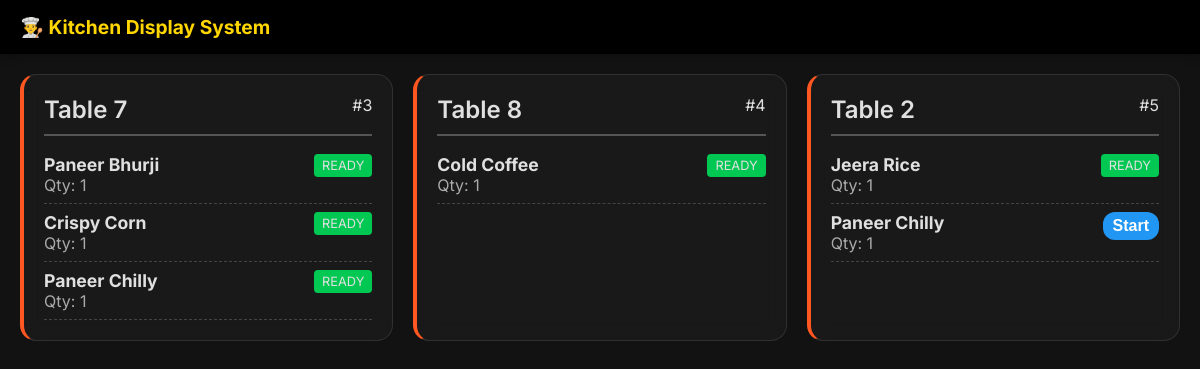
Before: /kitchen/ (signed in) with the older database file.
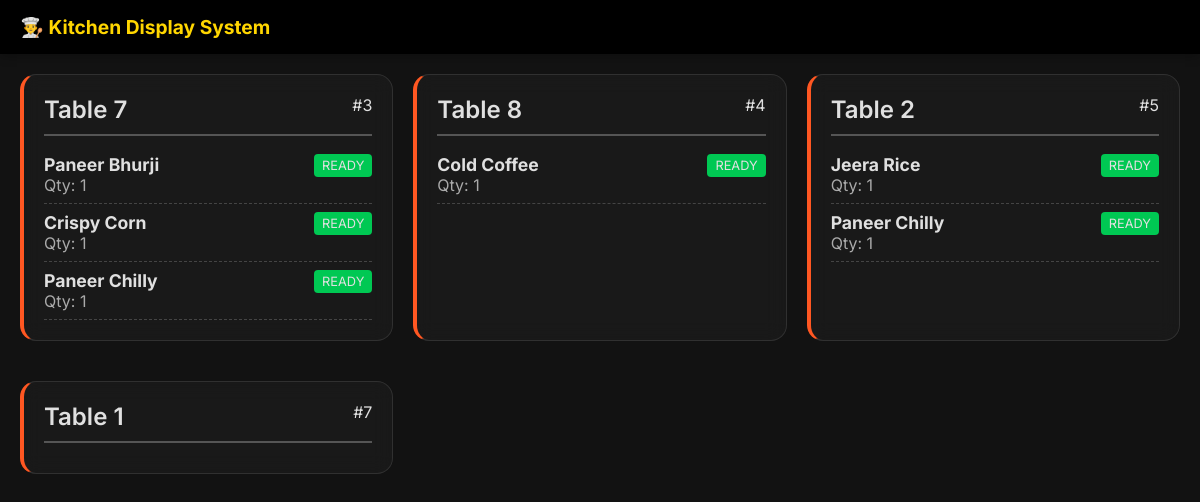
After: the same page with the newer database file.
### restaurant/models.py (models this page shows, shortened)
class Order(models.Model):
    table = models.ForeignKey(Table, on_delete=models.CASCADE, related_name='orders')
    waiter = models.ForeignKey(User, on_delete=models.SET_NULL, null=True, blank=True, related_name='orders')
    customer_phone = models.CharField(max_length=15, blank=True, null=True)
    created_at = models.DateTimeField(auto_now_add=True)
    updated_at = models.DateTimeField(auto_now=True)
    is_active = models.BooleanField(default=True) # Active until bill is cleared
    is_paid = models.BooleanField(default=False)

class Table(models.Model):
    number = models.IntegerField(unique=True)

class OrderItem(models.Model):
    STATUS_CHOICES = [
        ('queued', 'Queued'),
        ('preparing', 'Preparing'),
        ('prepared', 'Prepared'),
        ('delivered', 'Delivered'),
    ]
    order = models.ForeignKey(Order, on_delete=models.CASCADE, related_name='items')
    item = models.ForeignKey(MenuItem, on_delete=models.CASCADE)
    quantity = models.PositiveIntegerField(default=1)
    status = models.CharField(max_length=20, choices=STATUS_CHOICES, default='queued')
    created_at = models.DateTimeField(auto_now_add=True)

class MenuItem(models.Model):
    category = models.ForeignKey(Category, on_delete=models.CASCADE, related_name='items')
    name = models.CharField(max_length=200)
    price = models.DecimalField(max_digits=6, decimal_places=2)

### restaurant/views.py (the view)
# urls.py: path('kitchen/', views.kitchen_dashboard, name='kitchen_dashboard'),
@login_required
def kitchen_dashboard(request):
    if not request.user.groups.filter(name='Kitchen').exists():
        return redirect('index')
    active_orders = Order.objects.filter(is_active=True).prefetch_related('items')
    return render(request, 'restaurant/kitchen.html', {'orders': active_orders})

### restaurant/templates/restaurant/kitchen.html (shortened to what this page needs)
{% extends 'restaurant/base.html' %}
{% block content %}
<div class="navbar" style="background: #000;">
    <div class="brand" style="color: #FFD600;">👨‍🍳 Kitchen Display System</div>
</div>
<div class="container">
    <div class="kitchen-grid">
        {% for order in orders %}
        <div class="card order-card">
            <div
                style="display: flex; justify-content: space-between; border-bottom: 2px solid #555; padding-bottom: 10px; margin-bottom: 10px;">
                <h2>Table {{ order.table.number }}</h2>
                <span>#{{ order.id }}</span>
            </div>
            {% for item in order.items.all %}
            {% if item.status != 'delivered' %}
            <div class="kitchen-item" id="item-{{ item.id }}">
                <div style="flex: 1;">
                    <div style="font-weight: bold; font-size: 1.1rem;">{{ item.item.name }}</div>
                    <div style="color: #aaa;">Qty: {{ item.quantity }}</div>
                </div>
                <div>
                    {% if item.status == 'queued' %}
                    <button class="btn" style="background: #2196F3; color: white; padding: 5px 10px;"
                        onclick="updateStatus({{ item.id }}, 'preparing')">Start</button>
                    {% elif item.status == 'preparing' %}
                    <button class="btn" style="background: #FFD600; color: black; padding: 5px 10px;"
                        onclick="updateStatus({{ item.id }}, 'prepared')">Ready</button>
                    {% elif item.status == 'prepared' %}
                    <div class="status-badge status-prepared">READY</div>
                    {% endif %}
                </div>
            </div>
            {% endif %}
            {% endfor %}
        </div>
        {% endfor %}
    </div>
</div>
{% endblock %}

Changed rows visible on the page:
changed OrderItem (number 6 of 6 on the later page): status "Start" → "READY"
added Order: table.number "1", id "7"
